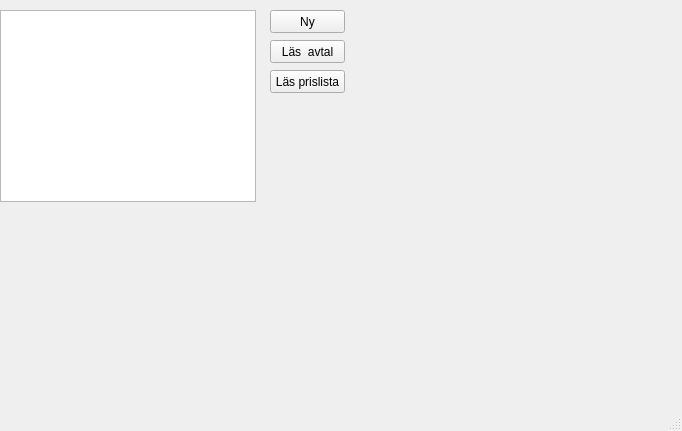
<?xml version="1.0" encoding="UTF-8"?>
<ui version="4.0">
 <class>MainWindow</class>
 <widget class="QMainWindow" name="MainWindow">
  <property name="geometry">
   <rect>
    <x>0</x>
    <y>0</y>
    <width>682</width>
    <height>431</height>
   </rect>
  </property>
  <property name="windowTitle">
   <string>MainWindow</string>
  </property>
  <widget class="QWidget" name="centralWidget">
   <widget class="QPushButton" name="ReadAgreementPb">
    <property name="geometry">
     <rect>
      <x>270</x>
      <y>40</y>
      <width>75</width>
      <height>23</height>
     </rect>
    </property>
    <property name="text">
     <string>Läs  avtal</string>
    </property>
   </widget>
   <widget class="QPushButton" name="ReadPricelistPb">
    <property name="geometry">
     <rect>
      <x>270</x>
      <y>70</y>
      <width>75</width>
      <height>23</height>
     </rect>
    </property>
    <property name="text">
     <string>Läs prislista</string>
    </property>
   </widget>
   <widget class="QListView" name="SuppliersLv">
    <property name="geometry">
     <rect>
      <x>0</x>
      <y>10</y>
      <width>256</width>
      <height>192</height>
     </rect>
    </property>
   </widget>
   <widget class="QPushButton" name="CreatePb">
    <property name="geometry">
     <rect>
      <x>270</x>
      <y>10</y>
      <width>75</width>
      <height>23</height>
     </rect>
    </property>
    <property name="text">
     <string>Ny</string>
    </property>
   </widget>
  </widget>
  <widget class="QMenuBar" name="menuBar">
   <property name="geometry">
    <rect>
     <x>0</x>
     <y>0</y>
     <width>682</width>
     <height>21</height>
    </rect>
   </property>
  </widget>
  <widget class="QStatusBar" name="statusBar"/>
 </widget>
 <layoutdefault spacing="6" margin="11"/>
 <resources/>
 <connections/>
</ui>
